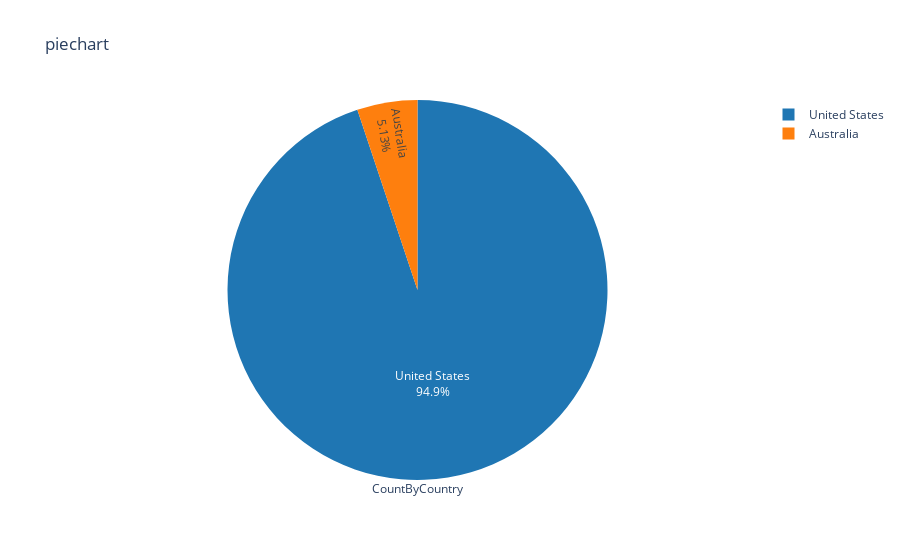

The code cell stored with this chart in its notebook:
### Markdown cell above
## 7.  Top 10 countries by traffic 

Chart the amount of requests from the top 10 countries.

### Code cell
%%kql requests
| summarize CountByCountry=count() by client_CountryOrRegion
| top 10 by CountByCountry
| render piechart

### Figure 1 — Plotly figure (JSON) as saved in the notebook; plotly's stock layout.template omitted (floating-point values rounded to 4 significant figures)
{"data": [{"domain": {"x": [0, 1], "y": [0, 1]}, "labels": ["United States", "Australia"], "marker": {"colors": ["rgb(31, 118, 179)", "rgb(254, 127, 14)", "rgb(44, 160, 44)", "rgb(214, 39, 39)", "rgb(147, 102, 189)", "rgb(140, 86, 74)", "rgb(227, 119, 193)", "rgb(127, 127, 127)", "rgb(188, 189, 33)", "rgb(23, 189, 206)"]}, "name": "CountByCountry", "textinfo": "label+percent", "type": "pie", "values": [37, 2]}], "layout": {"annotations": [{"showarrow": false, "text": "CountByCountry", "x": 0.5, "y": -0.05}], "showlegend": true, "title": {"text": "piechart"}}}
